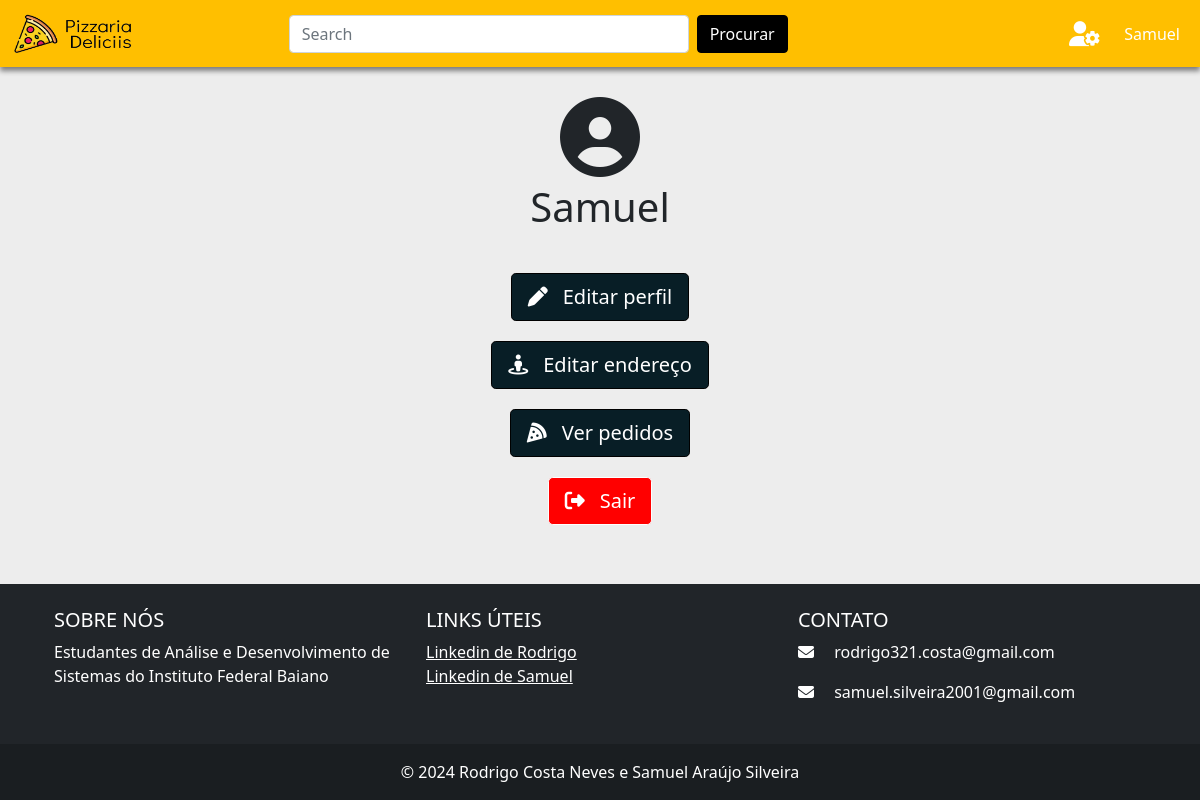
Before: /usernavpage/ (signed in) with the older database file.
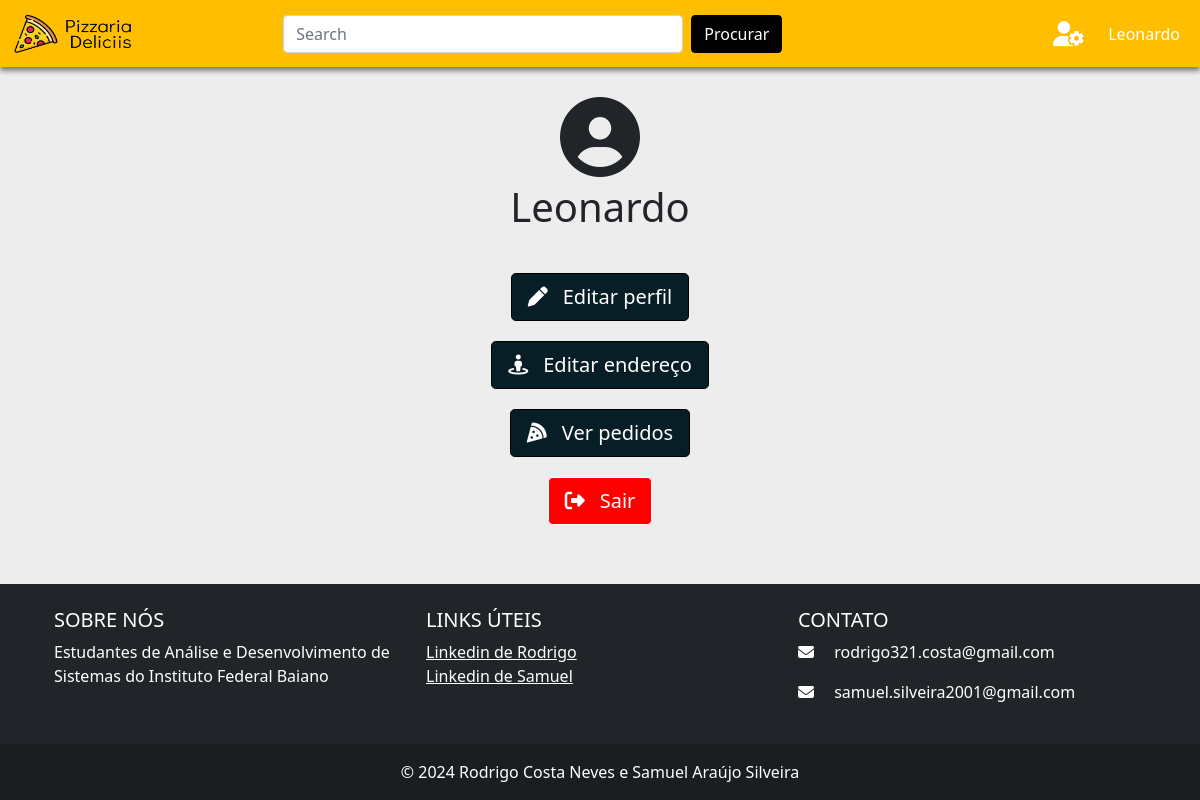
After: the same page with the newer database file.
### usuario/models.py (models this page shows, shortened)
class CustomUser(AbstractUser):
    TIPO_CHOICES = (
        ('A', 'Administrador'),
        ('B', 'Usuário'),
    )
    nome = models.CharField(max_length=100, blank=True)
    cpf = models.CharField(max_length=14, blank=True, unique=True)
    telefone = models.CharField(max_length=20, blank=True, unique=True)
    tipo = models.CharField(max_length=1, choices=TIPO_CHOICES, default='B')

### usuario/views.py (the view)
# urls.py: path('usernavpage/', views.usernavpage, name='usernavpage'),
def usernavpage(request):
    if request.user.is_authenticated:
        user = request.user
        return render(request, 'userpage.html', {'user':user})
    else:
        return render(request,"login.html",{'error':'Você não está logado.'})

### usuario/templates/userpage.html (shortened to what the changed rows need)
{% load static %}
<!DOCTYPE html>
<html lang="en">
<head>
  <link href="https://cdn.jsdelivr.net/npm/bootstrap@5.0.2/dist/css/bootstrap.min.css" rel="stylesheet"
>
  <link rel="stylesheet" href="{%static 'css/userpage.css' %}">
</head>
<body style="background-color: #EDEDED;">
  <nav class="navbar navbar-expand-lg" id="nav" style="background-color: #FFBF00">
    <div class="container-fluid">
      <div class="collapse navbar-collapse" id="navbarNav">
        <ul class="navbar-nav ms-auto">
          <li class="nav-item">
            <a class="nav-link active" aria-current="page" href="{% url 'usernavpage' %}" style="color: white">{{user.nome}}</a>
          </li>
        </ul>
      </div>
    </div>
  </nav>
  <div class="container" style="display: flex; flex-direction: column; justify-content: center; align-items: center; margin-top: 30px" >
    <div class="container" style="display: flex; flex-direction: column; justify-content: center; align-items: center">
        <i class="fa-solid fa-circle-user fa-5x"></i>
        <p class="fs-1">{{user.nome}}</p>
    </div>
  </div>
</body>
</html>

Changed rows visible on the page:
changed CustomUser: nome "Samuel" → "Leonardo"
